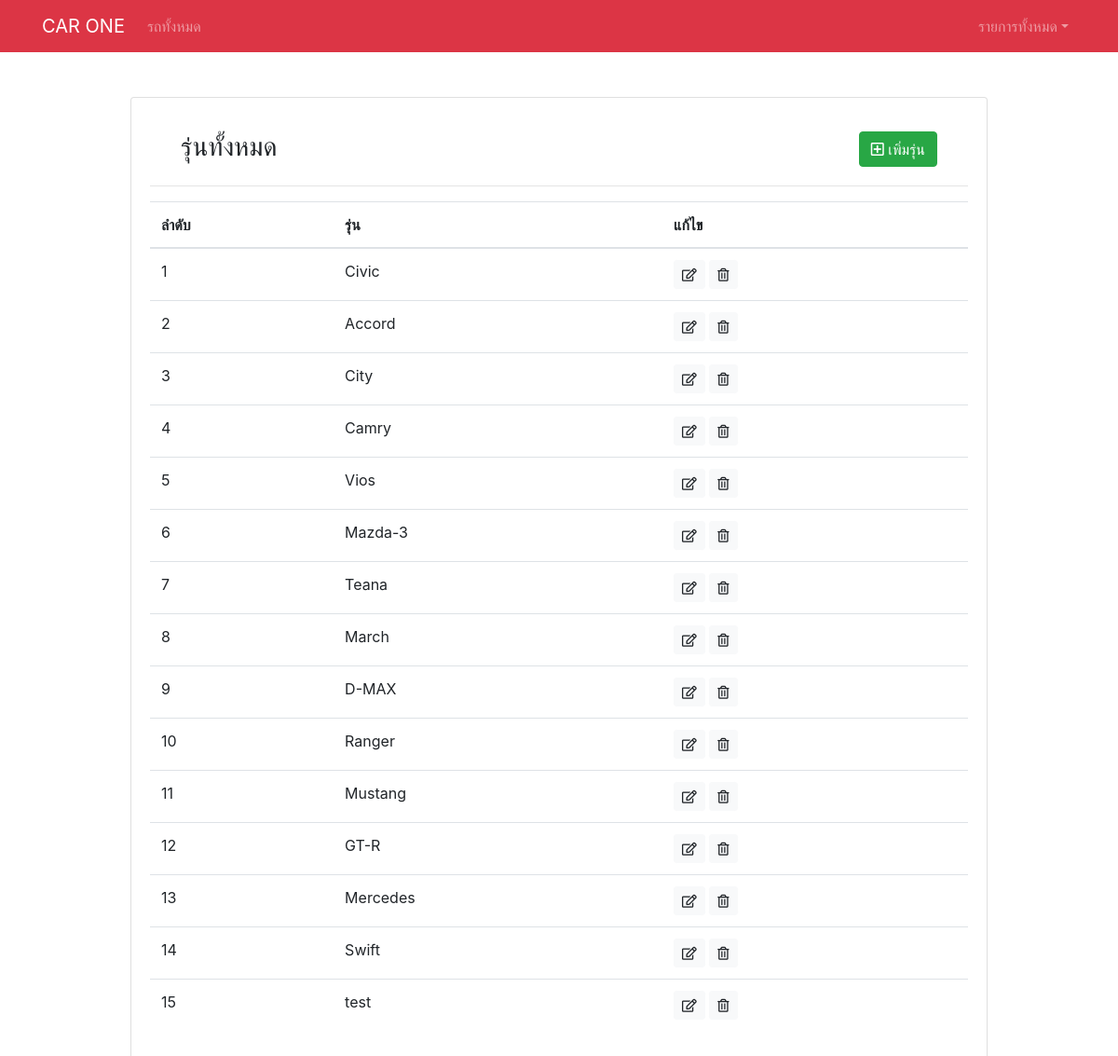
The page /generation_list.php on the database its author committed.
### tables this page shows
CREATE TABLE `generations` (
  `generation_id` int(10) NOT NULL,
  `generation_name` varchar(50) NOT NULL,
  `generation_date` timestamp NOT NULL DEFAULT CURRENT_TIMESTAMP ON UPDATE CURRENT_TIMESTAMP
);

### connect.php (called while the page is built)
<?php
$servername = "localhost";
$username = "s6014421008";
$password = "webit60";
$db_name = "s6014421008";
$conn = mysqli_connect($servername, $username, $password, $db_name);
if (!$conn) {
    die("Connection failed: " . mysqli_connect_error());
}else{
    $count = 1;
}
?>

### generation_list.php (the view)
<?php include 'header.php'; ?>
<div class="row">
    <div class="col-lg-10 m-auto">
        <div class="card">
            <div class="card-body">
                <div class="row mt-3">
                    <div class="mr-auto pl-5">
                        <h3>รุ่นทั้งหมด</h3>
                    </div>
                    <div class="ml-auto pr-5">
                        <a href="generation_add.php" class="btn btn-success"><i class="far fa-plus-square"></i> เพิ่มรุ่น</a>
                    </div>
                </div>
                <hr>
                <?php
                include 'connect.php';
                $generation_list = mysqli_query($conn, "SELECT * FROM generations");
                ?>
                <table class="table table-hover">
                    <thead>
                        <tr>
                            <th>ลำดับ</th>
                            <th>รุ่น</th>
                            <th>แก้ไข</th>
                        </tr>
                    </thead>
                    <tbody>
                    <?php
                        if(mysqli_num_rows($generation_list) > 0){
                            while($generations = mysqli_fetch_assoc($generation_list)){
                    ?>
                        <tr>
                            <td><?=$count++?></td>
                            <td><?=$generations['generation_name']?></td>
                            <td>
                                <a href="generation_edit.php?id=<?=$generations['generation_id']?>" class="btn btn-sm btn-light"><i class="far fa-edit"></i></a>
                                <a href="generation_delete.php?id=<?=$generations['generation_id']?>" class="btn btn-sm btn-light"><i class="far fa-trash-alt"></i></a>
                            </td>
                        </tr>
                    <?php
                            }
                        }else{
                    ?>
                        <tr>
                            <td colspan="3" class="text-center pt-4"><h3>ไม่มีข้อมูล</h3></td>
                        </tr>
                    <?php
                        }
                    ?>
                    </tbody>
                </table>
            </div>
        </div>
    </div>
</div>
<?php include 'footer.php'; ?>

### rows shown on the page
generations: generation_name "Civic"
generations: generation_name "Accord"
generations: generation_name "City"
generations: generation_name "Camry"
generations: generation_name "Vios"
generations: generation_name "Mazda-3"
generations: generation_name "Teana"
generations: generation_name "March"
generations: generation_name "D-MAX"
generations: generation_name "Ranger"
generations: generation_name "Mustang"
generations: generation_name "GT-R"
generations: generation_name "Mercedes"
generations: generation_name "Swift"
generations: generation_name "test"
